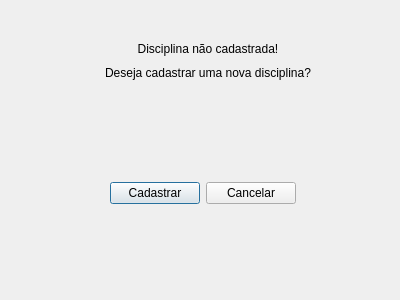
<?xml version="1.0" encoding="UTF-8"?>
<ui version="4.0">
 <class>avisocadastrardisciplina</class>
 <widget class="QDialog" name="avisocadastrardisciplina">
  <property name="geometry">
   <rect>
    <x>0</x>
    <y>0</y>
    <width>400</width>
    <height>300</height>
   </rect>
  </property>
  <property name="windowTitle">
   <string>Dialog</string>
  </property>
  <widget class="QWidget" name="layoutWidget">
   <property name="geometry">
    <rect>
     <x>110</x>
     <y>180</y>
     <width>186</width>
     <height>27</height>
    </rect>
   </property>
   <layout class="QHBoxLayout" name="horizontalLayout">
    <item>
     <widget class="QPushButton" name="btn_cadastrar">
      <property name="text">
       <string>Cadastrar</string>
      </property>
     </widget>
    </item>
    <item>
     <widget class="QPushButton" name="cancelar_button">
      <property name="text">
       <string>Cancelar</string>
      </property>
     </widget>
    </item>
   </layout>
  </widget>
  <widget class="QWidget" name="layoutWidget_2">
   <property name="geometry">
    <rect>
     <x>80</x>
     <y>40</y>
     <width>256</width>
     <height>42</height>
    </rect>
   </property>
   <layout class="QVBoxLayout" name="verticalLayout">
    <item>
     <widget class="QLabel" name="label">
      <property name="text">
       <string>Disciplina não cadastrada!</string>
      </property>
      <property name="alignment">
       <set>Qt::AlignCenter</set>
      </property>
     </widget>
    </item>
    <item>
     <widget class="QLabel" name="label_2">
      <property name="text">
       <string>Deseja cadastrar uma nova disciplina?</string>
      </property>
      <property name="alignment">
       <set>Qt::AlignCenter</set>
      </property>
     </widget>
    </item>
   </layout>
  </widget>
 </widget>
 <resources/>
 <connections/>
</ui>
